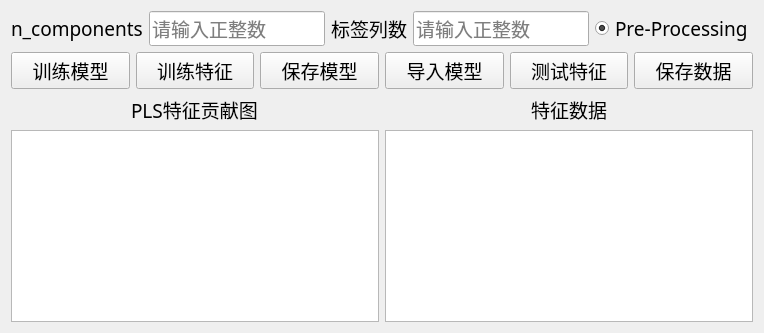
      <widget class="QWidget" name="page_PLS">
       <layout class="QGridLayout" name="gridLayout_9">
        <item row="0" column="0" colspan="2">
         <layout class="QHBoxLayout" name="horizontalLayout_11">
          <item>
           <widget class="QLabel" name="label_n_components_pls">
            <property name="font">
             <font>
              <family>微软雅黑</family>
              <pointsize>14</pointsize>
             </font>
            </property>
            <property name="toolTip">
             <string>目标维度</string>
            </property>
            <property name="text">
             <string>n_components</string>
            </property>
           </widget>
          </item>
          <item>
           <widget class="QLineEdit" name="n_components_pls">
            <property name="font">
             <font>
              <family>微软雅黑</family>
              <pointsize>14</pointsize>
             </font>
            </property>
            <property name="placeholderText">
             <string>请输入正整数</string>
            </property>
           </widget>
          </item>
          <item>
           <widget class="QLabel" name="label_biaoqianlieshu_pls">
            <property name="font">
             <font>
              <family>微软雅黑</family>
              <pointsize>14</pointsize>
             </font>
            </property>
            <property name="toolTip">
             <string>标签数量</string>
            </property>
            <property name="text">
             <string>标签列数</string>
            </property>
           </widget>
          </item>
          <item>
           <widget class="QLineEdit" name="biaoqianlieshu_pls">
            <property name="font">
             <font>
              <family>微软雅黑</family>
              <pointsize>14</pointsize>
             </font>
            </property>
            <property name="placeholderText">
             <string>请输入正整数</string>
            </property>
           </widget>
          </item>
          <item>
           <widget class="QRadioButton" name="Pre_Processing_pls">
            <property name="font">
             <font>
              <family>微软雅黑</family>
              <pointsize>14</pointsize>
             </font>
            </property>
            <property name="toolTip">
             <string>对原始数据进行预处理</string>
            </property>
            <property name="text">
             <string>Pre-Processing</string>
            </property>
            <property name="checked">
             <bool>true</bool>
            </property>
           </widget>
          </item>
         </layout>
        </item>
        <item row="1" column="0" colspan="2">
         <layout class="QHBoxLayout" name="horizontalLayout_12">
          <item>
           <widget class="QPushButton" name="xunlian_pls">
            <property name="font">
             <font>
              <family>微软雅黑</family>
              <pointsize>14</pointsize>
             </font>
            </property>
            <property name="toolTip">
             <string>对数据进行PLS建模</string>
            </property>
            <property name="text">
             <string>训练模型</string>
            </property>
           </widget>
          </item>
          <item>
           <widget class="QPushButton" name="xunliantezheng_pls">
            <property name="font">
             <font>
              <family>微软雅黑</family>
              <pointsize>14</pointsize>
             </font>
            </property>
            <property name="toolTip">
             <string>提取训练数据的PLS特征</string>
            </property>
            <property name="text">
             <string>训练特征</string>
            </property>
           </widget>
          </item>
          <item>
           <widget class="QPushButton" name="baocunmoxing_pls">
            <property name="font">
             <font>
              <family>微软雅黑</family>
              <pointsize>14</pointsize>
             </font>
            </property>
            <property name="text">
             <string>保存模型</string>
            </property>
           </widget>
          </item>
          <item>
           <widget class="QPushButton" name="daorumoxing_pls">
            <property name="font">
             <font>
              <family>微软雅黑</family>
              <pointsize>14</pointsize>
             </font>
            </property>
            <property name="text">
             <string>导入模型</string>
            </property>
           </widget>
          </item>
          <item>
           <widget class="QPushButton" name="ceshitezheng_pls">
            <property name="font">
             <font>
              <family>微软雅黑</family>
              <pointsize>14</pointsize>
             </font>
            </property>
            <property name="toolTip">
             <string>提取测试数据的PLS特征</string>
            </property>
            <property name="text">
             <string>测试特征</string>
            </property>
           </widget>
          </item>
          <item>
           <widget class="QPushButton" name="baocunshujv_pls">
            <property name="font">
             <font>
              <family>微软雅黑</family>
              <pointsize>14</pointsize>
             </font>
            </property>
            <property name="toolTip">
             <string>保存特征数据</string>
            </property>
            <property name="text">
             <string>保存数据</string>
            </property>
           </widget>
          </item>
         </layout>
        </item>
        <item row="2" column="0" alignment="Qt::AlignHCenter">
         <widget class="QLabel" name="tezhenggongxiantu_pls">
          <property name="font">
           <font>
            <family>微软雅黑</family>
            <pointsize>14</pointsize>
           </font>
          </property>
          <property name="text">
           <string>PLS特征贡献图</string>
          </property>
         </widget>
        </item>
        <item row="2" column="1" alignment="Qt::AlignHCenter">
         <widget class="QLabel" name="tezhengshujv_pls">
          <property name="font">
           <font>
            <family>微软雅黑</family>
            <pointsize>14</pointsize>
           </font>
          </property>
          <property name="text">
           <string>特征数据</string>
          </property>
         </widget>
        </item>
        <item row="3" column="1">
         <widget class="QTableWidget" name="pls_features"/>
        </item>
        <item row="3" column="0">
         <widget class="QGraphicsView" name="pls_gongxiantu"/>
        </item>
       </layout>
      </widget>
